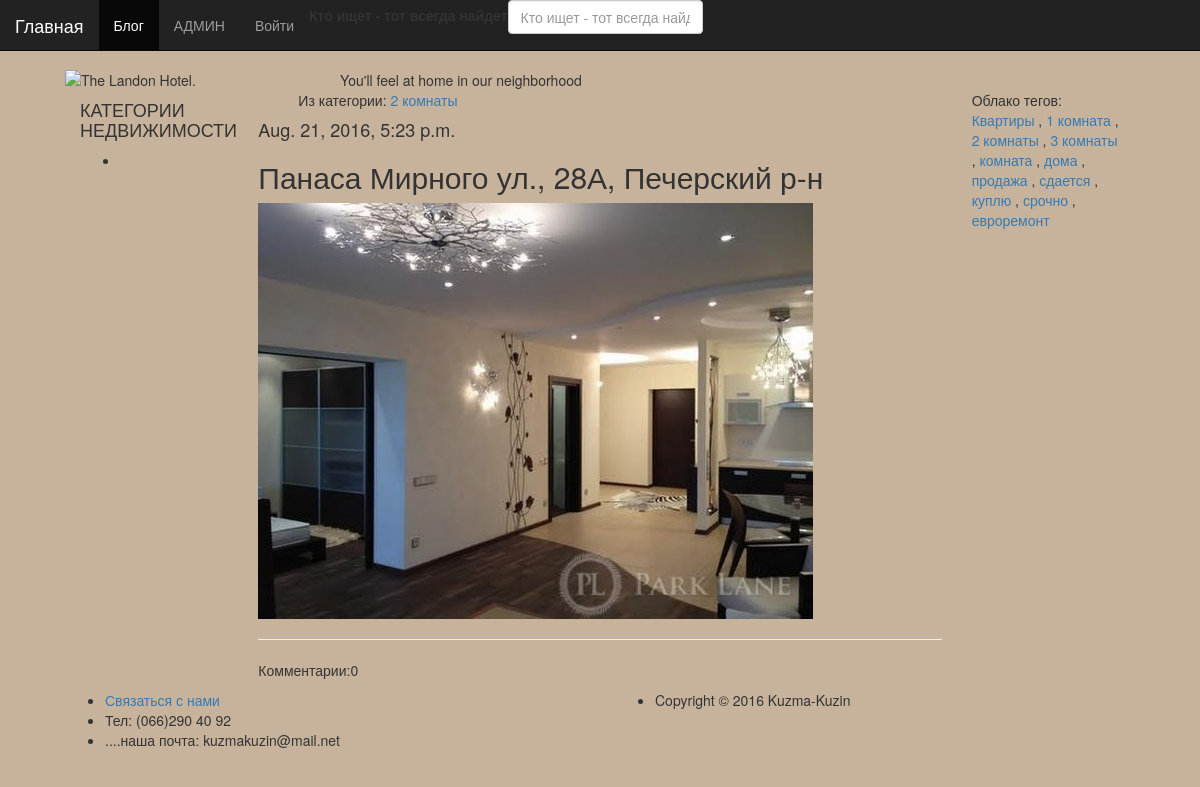
/articles/get/2/, run on the app's committed database.
### article/models.py (models this page shows, shortened)
class Article(models.Model):
    article_title = models.CharField(max_length=200)
    article_image = models.ImageField(null=True, blank=True, upload_to="images/", verbose_name="Изображения")
    article_video = EmbedVideoField(null=True, blank= True, verbose_name="Видео")
    article_text_min = tinymce_model.HTMLField(verbose_name="Краткое описание")
    article_text = tinymce_model.HTMLField(verbose_name="Подробное описание")
    article_date = models.DateTimeField()
    article_likes = models.IntegerField(default=0)
    article_category = TreeForeignKey(Category, blank=True, null=True, related_name='cat')
    article_author = models.ForeignKey(Author, max_length=150, verbose_name="Риелтор")
    keywords = models.ManyToManyField(Keywords, related_name='keywords', related_query_name='keyword', verbose_name='Ключевые слова поиска')
    cloudtegs = models.ManyToManyField(Cloudtegs, related_name='cloudtegs', related_query_name='cloudteg', verbose_name='Ключевые слова')
    article_main_data = tinymce_model.HTMLField(verbose_name="Главное о недвижимости")
    article_address = tinymce_model.HTMLField(verbose_name="Адрес")
    class Meta():
        db_table = 'article'
        ordering = ['article_title']
        verbose_name = "Объект недвижимости"
        verbose_name_plural = "Объекты недвижимости"
    def bit(self):
        if self.article_image:
            return u'<img src="%s" width="50px">' % self.article_image.url
        else:
            return "Нет изображения"
    bit.short_desription= "Изображение"
    bit.allow_tags = True

class Category(MPTTModel):
    class Meta():
        db_table = 'category'
        verbose_name_plural = 'Категории'
        verbose_name = 'Категория'
        ordering = ('tree_id', 'level')
    name = models.CharField(max_length=150, verbose_name='Категория')
    parent = TreeForeignKey('self', null=True, blank=True, related_name='children', verbose_name='Родительский класс')
    def __str__(self):
        return self.name
    class MPTTMeta:
        order_insertion_by = ['name']

class Cloudtegs(models.Model):
    class Meta():
        db_table = 'cloudtegs'
        verbose_name = "тег"
        verbose_name_plural = "Облако тегов"
    name = models.CharField(max_length=50, unique=True, verbose_name='Теги')
    def __str__(self):
        return self.name

### article/views.py (the view)
# urls.py: url(r'^articles/get/(?P<article_id>\d+)/$', views.article),
def article(request, article_id=1):
    keywords_form = KeywordsForm
    comment_form = CommentForm
    args = {}
    args.update(csrf(request))
    args['projects'] = Category.objects.all()
    args['article'] = Article.objects.get(id=article_id)
    args['category'] = Category.objects.filter(id=article_id)
    args['comments'] = Comments.objects.filter(comments_article_id=article_id)
    args['n_comments'] = args['comments'].count()
    args['form'] = comment_form
    args['username'] = auth.get_user(request).username
    args['keywords'] = Keywords.objects.all()
    args['cloudtegs'] = Cloudtegs.objects.all()
    args['authors'] = Author.objects.all()
    args['form_keywords'] = keywords_form
    return render_to_response('article.html', args)

### article/templates/article.html (shortened to what this page needs)
{% extends 'main.html' %}
{% load embed_video_tags %}
{% load mptt_tags %}
{% load i18n mptt_tags %}
{% block article %}
<ul class="right">
    Из категории:
    <a href="/category/get/{{ article.article_category.id }}">
        {{ article.article_category }}
    </a>
</ul>
<h4>
    {{ article.article_date }}
</h4>
<h2>
    {{ article.article_title }}
</h2>
    {% if article.article_image %}
        <div>
            <img src="{{ article.article_image.url }}">
        </div>
    {% endif %}
<hr>
<div class="large-offset-1 large-8 columns">
<p>Комментарии:{{ n_comments }}</p>
 </div>
{%  endblock %}

### article/templates/main.html (shortened to what this page needs)
﻿{% load staticfiles %}
{% load bootstrap3 %}
{% load mptt_tags %}
{% load i18n mptt_tags %}
<!DOCTYPE html>
<html>
    <head>
        {% bootstrap_css %}
    <link href="{% static 'css/mystyle.css' %}" rel="stylesheet">
    </head>
    <body>
        <div class="container-fluid">
            <header class="row">
			    <div class="col-sm-3 logo"><img src="../images/logo.png" alt="The Landon Hotel. "></div>
			    <div class="col-sm-9 tagline">You'll feel at home in our neighborhood</div>
		    </header>
            <div class="row">
                <nav class="navbar navbar-inverse navbar-fixed-top">
                    <div class="container-fluid">
                        <div class="navbar-header">
                            <a class="navbar-brand" href="{% url 'home' %}">Главная</a>
                         </div>
                         <div id="navbar" class="collapse navbar-collapse">
                               <ul class="nav navbar-nav">
                                   <li class="active"><a href="{% url '/' %}">Блог</a></li>
                                   <li><a href="/admin/">АДМИН</a></li>
                                   <li>
                                       {% if username %}
                                           <a href="/auth/logout/">Выйти ({{ username }})</a>
                                       {% else %}
                                           <a href="/auth/login/">Войти</a>
                                       {% endif %}
                                   </li>
                                   <li class="float-right">
                                       <form class="form-inline" action="/keyword/" method="post">
                                           {% bootstrap_form form_keywords %}
                                       </form>
                                   </li>
                               </ul>
                         </div>
                    </div>
                </nav>
            </div>
            <div class="row">
                <div class="col-md-12">
                    <div class="col-md-2">
                        <h4>КАТЕГОРИИ НЕДВИЖИМОСТИ</h4>
                        <ul>
                            {% recursetree projects %}
                                <li>
                                </li>
                            {% endrecursetree %}
                        </ul>
                    </div>
                    <div class="col-md-8">
                        {% block article %}{% endblock %}
                    </div>
                    <div class="col-md-2">
                        Облако тегов:
                         {% for cloudteg in cloudtegs %}
                             <a class="fones-text" href="/cloudteg/{{ cloudteg.id }}">
                                 {{ cloudteg }}
                             </a>
                             {% if not forloop.last %}, {% endif %}
                         {% endfor %}
                    </div>
                </div>
            </div>
            <footer>
                <div class="row">
                    <div class="col-md-6">
                        <ul>
                            <li><a href="#">Связаться с нами</a></li>
                            <li>Тел: (066)290 40 92</li>
                            <li>....наша почта: kuzmakuzin@mail.net</li>
                        </ul>
                    </div>
                    <div class="col-md-6">
                        <ul>
                            <li>Copyright © 2016 Kuzma-Kuzin</li>
                        </ul>
                    </div>
                </div>
            </footer>
        </div>
    </body>
</html>

### secondapp/dev_static/css/mystyle.css (style rules this page uses)
body { background: #c7b39b; padding: 50px; }

### data on the page
Article: article_category "2 комнаты", article_date "Aug. 21, 2016, 5:23 p.m.", article_title "Панаса Мирного ул., 28А, Печерский р-н", article_image (picture)
Cloudtegs: name "Квартиры"
Cloudtegs: name "1 комната"
Cloudtegs: name "2 комнаты"
Cloudtegs: name "3 комнаты"
Cloudtegs: name "комната"
Cloudtegs: name "дома"
Cloudtegs: name "продажа"
Cloudtegs: name "сдается"
Cloudtegs: name "куплю"
Cloudtegs: name "срочно"
Cloudtegs: name "евроремонт"

### other printed values
{{ n_comments }} "0"
